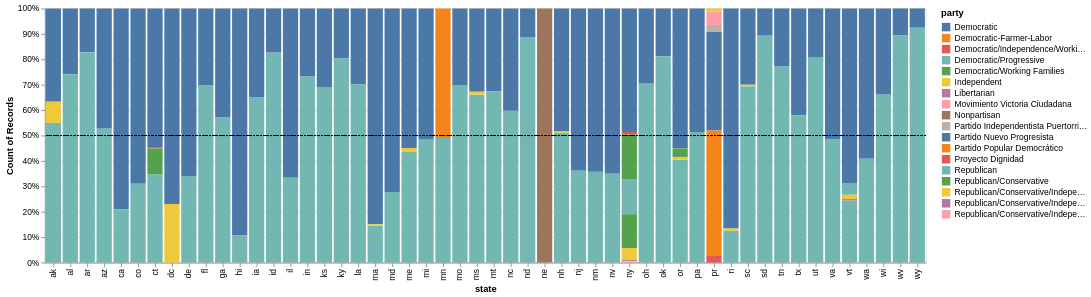

The cell this chart's notebook holds for it:
### Markdown cell above
## Part 2: Party Breakdown

We'll now take a look at party control. We can start with essentially the same chart.

### 2.0 - Party Control

Copy your code from 1.2 above & modify it to use party instead of gender.  Your graph will wind up with too many parties, see `imgs/ex2.0.png`.

### Code cell
def party_control_raw(df):
    # Chart base
    chart = (
        alt.Chart(df)
        .mark_bar()
        .encode(
            x="state",
            y=alt.Y("count(party)").stack("normalize"),
            color=alt.Color("party"),
        )
    )

    # Adding a horizontal line
    rule = (
        alt.Chart(df)
        .mark_rule(strokeDash=[2, 2])
        .encode(y=alt.datum(0.5), color=alt.value("black"))
    )

    # Print chart
    chart + rule
    return chart + rule

# render chart
party_control_raw(legislators_df())

### Figure 1 — Vega specification as saved in the notebook (floating-point values rounded to 4 significant figures; data arrays with more than 128 entries replaced by an {"elided": "..."} marker saying what was removed)
{"$schema": "https://vega.github.io/schema/vega/v5.json", "data": [{"name": "source_0", "values": {"elided": "7435 records"}}, {"name": "data_0", "values": [{"__count_end": 0.2308, "__count_start": 0.0, "party": "Independent", "state": "dc"}, {"__count_end": 1.0, "__count_start": 0.2308, "party": "Democratic", "state": "dc"}, {"__count_end": 0.55, "__count_start": 0.0, "party": "Republican", "state": "ak"}, {"__count_end": 1.0, "__count_start": 0.6333, "party": "Democratic", "state": "ak"}, {"__count_end": 0.6333, "__count_start": 0.55, "party": "Independent", "state": "ak"}, {"__count_end": 1.0, "__count_start": 0.741, "party": "Democratic", "state": "al"}, {"__count_end": 0.741, "__count_start": 0.0, "party": "Republican", "state": "al"}, {"__count_end": 1.0, "__count_start": 0.8271, "party": "Democratic", "state": "ar"}, {"__count_end": 0.8271, "__count_start": 0.0, "party": "Republican", "state": "ar"}, {"__count_end": 0.5281, "__count_start": 0.0, "party": "Republican", "state": "az"}, {"__count_end": 1.0, "__count_start": 0.5281, "party": "Democratic", "state": "az"}, {"__count_end": 1.0, "__count_start": 0.2101, "party": "Democratic", "state": "ca"}, {"__count_end": 0.2101, "__count_start": 0.0, "party": "Republican", "state": "ca"}, {"__count_end": 1.0, "__count_start": 0.31, "party": "Democratic", "state": "co"}, {"__count_end": 0.31, "__count_start": 0.0, "party": "Republican", "state": "co"}, {"__count_end": 0.3476, "__count_start": 0.0, "party": "Republican", "state": "ct"}, {"__count_end": 1.0, "__count_start": 0.4545, "party": "Democratic", "state": "ct"}, {"__count_end": 0.4492, "__count_start": 0.3476, "party": "Democratic/Working Families", "state": "ct"}, {"__count_end": 0.4545, "__count_start": 0.4492, "party": "Democratic/Independence/Working Families", "state": "ct"}, {"__count_end": 0.3387, "__count_start": 0.0, "party": "Republican", "state": "de"}, {"__count_end": 1.0, "__count_start": 0.3387, "party": "Democratic", "state": "de"}, {"__count_end": 0.6981, "__count_start": 0.0, "party": "Republican", "state": "fl"}, {"__count_end": 1.0, "__count_start": 0.6981, "party": "Democratic", "state": "fl"}, {"__count_end": 0.572, "__count_start": 0.0, "party": "Republican", "state": "ga"}, {"__count_end": 1.0, "__count_start": 0.572, "party": "Democratic", "state": "ga"}, {"__count_end": 1.0, "__count_start": 0.1067, "party": "Democratic", "state": "hi"}, {"__count_end": 0.1067, "__count_start": 0.0, "party": "Republican", "state": "hi"}, {"__count_end": 0.651, "__count_start": 0.0, "party": "Republican", "state": "ia"}, {"__count_end": 1.0, "__count_start": 0.651, "party": "Democratic", "state": "ia"}, {"__count_end": 0.8269, "__count_start": 0.0, "party": "Republican", "state": "id"}, {"__count_end": 1.0, "__count_start": 0.8269, "party": "Democratic", "state": "id"}, {"__count_end": 1.0, "__count_start": 0.3333, "party": "Democratic", "state": "il"}, {"__count_end": 0.3333, "__count_start": 0.0, "party": "Republican", "state": "il"}, {"__count_end": 0.7333, "__count_start": 0.0, "party": "Republican", "state": "in"}, {"__count_end": 1.0, "__count_start": 0.7333, "party": "Democratic", "state": "in"}, {"__count_end": 1.0, "__count_start": 0.6909, "party": "Democratic", "state": "ks"}, {"__count_end": 0.6909, "__count_start": 0.0, "party": "Republican", "state": "ks"}, {"__count_end": 0.8043, "__count_start": 0.0, "party": "Republican", "state": "ky"}, {"__count_end": 1.0, "__count_start": 0.8043, "party": "Democratic", "state": "ky"}, {"__count_end": 1.0, "__count_start": 0.7014, "party": "Democratic", "state": "la"}, {"__count_end": 0.7014, "__count_start": 0.0, "party": "Republican", "state": "la"}, {"__count_end": 1.0, "__count_start": 0.1508, "party": "Democratic", "state": "ma"}, {"__count_end": 0.1457, "__count_start": 0.0, "party": "Republican", "state": "ma"}, {"__count_end": 0.1508, "__count_start": 0.1457, "party": "Independent", "state": "ma"}, {"__count_end": 0.2781, "__count_start": 0.0, "party": "Republican", "state": "md"}, {"__count_end": 1.0, "__count_start": 0.2781, "party": "Democratic", "state": "md"}, {"__count_end": 1.0, "__count_start": 0.4511, "party": "Democratic", "state": "me"}, {"__count_end": 0.4348, "__count_start": 0.0, "party": "Republican", "state": "me"}, {"__count_end": 0.4511, "__count_start": 0.4348, "party": "Independent", "state": "me"}, {"__count_end": 1.0, "__count_start": 0.4865, "party": "Democratic", "state": "mi"}, {"__count_end": 0.4865, "__count_start": 0.0, "party": "Republican", "state": "mi"}, {"__count_end": 1.0, "__count_start": 0.4899, "party": "Democratic-Farmer-Labor", "state": "mn"}, {"__count_end": 0.4899, "__count_start": 0.0, "party": "Republican", "state": "mn"}, {"__count_end": 0.6979, "__count_start": 0.0, "party": "Republican", "state": "mo"}, {"__count_end": 1.0, "__count_start": 0.6979, "party": "Democratic", "state": "mo"}, {"__count_end": 0.6609, "__count_start": 0.0, "party": "Republican", "state": "ms"}, {"__count_end": 1.0, "__count_start": 0.6724, "party": "Democratic", "state": "ms"}, {"__count_end": 0.6724, "__count_start": 0.6609, "party": "Independent", "state": "ms"}, {"__count_end": 1.0, "__count_start": 0.6733, "party": "Democratic", "state": "mt"}, {"__count_end": 0.6733, "__count_start": 0.0, "party": "Republican", "state": "mt"}, {"__count_end": 0.5976, "__count_start": 0.0, "party": "Republican", "state": "nc"}, {"__count_end": 1.0, "__count_start": 0.5976, "party": "Democratic", "state": "nc"}, {"__count_end": 0.8865, "__count_start": 0.0, "party": "Republican", "state": "nd"}, {"__count_end": 1.0, "__count_start": 0.8865, "party": "Democratic", "state": "nd"}, {"__count_end": 1.0, "__count_start": 0.0, "party": "Nonpartisan", "state": "ne"}, {"__count_end": 1.0, "__count_start": 0.5155, "party": "Democratic", "state": "nh"}, {"__count_end": 0.5107, "__count_start": 0.0, "party": "Republican", "state": "nh"}, {"__count_end": 0.5155, "__count_start": 0.5107, "party": "Independent", "state": "nh"}, {"__count_end": 1.0, "__count_start": 0.3613, "party": "Democratic", "state": "nj"}, {"__count_end": 0.3613, "__count_start": 0.0, "party": "Republican", "state": "nj"}, {"__count_end": 0.3571, "__count_start": 0.0, "party": "Republican", "state": "nm"}, {"__count_end": 1.0, "__count_start": 0.3571, "party": "Democratic", "state": "nm"}, {"__count_end": 1.0, "__count_start": 0.35, "party": "Democratic", "state": "nv"}, {"__count_end": 0.35, "__count_start": 0.0, "party": "Republican", "state": "nv"}, {"__count_end": 0.1905, "__count_start": 0.05714, "party": "Republican/Conservative", "state": "ny"}, {"__count_end": 1.0, "__count_start": 0.5143, "party": "Democratic", "state": "ny"}, {"__count_end": 0.3286, "__count_start": 0.1905, "party": "Republican", "state": "ny"}, {"__count_end": 0.5048, "__count_start": 0.3286, "party": "Democratic/Working Families", "state": "ny"}, {"__count_end": 0.05714, "__count_start": 0.009524, "party": "Republican/Conservative/Independence", "state": "ny"}, {"__count_end": 0.009524, "__count_start": 0.004762, "party": "Republican/Conservative/Independence/Libertarian", "state": "ny"}, {"__count_end": 0.5143, "__count_start": 0.5048, "party": "Democratic/Independence/Working Families", "state": "ny"}, {"__count_end": 0.004762, "__count_start": 0.0, "party": "Republican/Conservative/Independence/Reform", "state": "ny"}, {"__count_end": 0.7045, "__count_start": 0.0, "party": "Republican", "state": "oh"}, {"__count_end": 1.0, "__count_start": 0.7045, "party": "Democratic", "state": "oh"}, {"__count_end": 1.0, "__count_start": 0.8121, "party": "Democratic", "state": "ok"}, {"__count_end": 0.8121, "__count_start": 0.0, "party": "Republican", "state": "ok"}, {"__count_end": 0.4045, "__count_start": 0.0, "party": "Republican", "state": "or"}, {"__count_end": 1.0, "__count_start": 0.4494, "party": "Democratic", "state": "or"}, {"__count_end": 0.4157, "__count_start": 0.4045, "party": "Independent", "state": "or"}, {"__count_end": 0.4494, "__count_start": 0.4157, "party": "Democratic/Working Families", "state": "or"}, {"__count_end": 0.5139, "__count_start": 0.0, "party": "Republican", "state": "pa"}, {"__count_end": 1.0, "__count_start": 0.5139, "party": "Democratic", "state": "pa"}, {"__count_end": 1.0, "__count_start": 0.1339, "party": "Democratic", "state": "ri"}, {"__count_end": 0.125, "__count_start": 0.0, "party": "Republican", "state": "ri"}, {"__count_end": 0.1339, "__count_start": 0.125, "party": "Independent", "state": "ri"}, {"__count_end": 0.6941, "__count_start": 0.0, "party": "Republican", "state": "sc"}, {"__count_end": 1.0, "__count_start": 0.7, "party": "Democratic", "state": "sc"}, {"__count_end": 0.7, "__count_start": 0.6941, "party": "Independent", "state": "sc"}, {"__count_end": 0.8952, "__count_start": 0.0, "party": "Republican", "state": "sd"}, {"__count_end": 1.0, "__count_start": 0.8952, "party": "Democratic", "state": "sd"}, {"__count_end": 0.7727, "__count_start": 0.0, "party": "Republican", "state": "tn"}, {"__count_end": 1.0, "__count_start": 0.7727, "party": "Democratic", "state": "tn"}, {"__count_end": 1.0, "__count_start": 0.5801, "party": "Democratic", "state": "tx"}, {"__count_end": 0.5801, "__count_start": 0.0, "party": "Republican", "state": "tx"}, {"__count_end": 0.8077, "__count_start": 0.0, "party": "Republican", "state": "ut"}, {"__count_end": 1.0, "__count_start": 0.8077, "party": "Democratic", "state": "ut"}, {"__count_end": 0.4857, "__count_start": 0.0, "party": "Republican", "state": "va"}, {"__count_end": 1.0, "__count_start": 0.4857, "party": "Democratic", "state": "va"}, {"__count_end": 0.2444, "__count_start": 0.0, "party": "Republican", "state": "vt"}, {"__count_end": 0.3111, "__count_start": 0.2667, "party": "Democratic/Progressive", "state": "vt"}, {"__count_end": 1.0, "__count_start": 0.3111, "party": "Democratic", "state": "vt"}, {"__count_end": 0.25, "__count_start": 0.2444, "party": "Libertarian", "state": "vt"}, {"__count_end": 0.2667, "__count_start": 0.25, "party": "Independent", "state": "vt"}, {"__count_end": 1.0, "__count_start": 0.4082, "party": "Democratic", "state": "wa"}, {"__count_end": 0.4082, "__count_start": 0.0, "party": "Republican", "state": "wa"}, {"__count_end": 0.6615, "__count_start": 0.0, "party": "Republican", "state": "wi"}, {"__count_end": 1.0, "__count_start": 0.6615, "party": "Democratic", "state": "wi"}, {"__count_end": 0.8947, "__count_start": 0.0, "party": "Republican", "state": "wv"}, {"__count_end": 1.0, "__count_start": 0.8947, "party": "Democratic", "state": "wv"}, {"__count_end": 0.9247, "__count_start": 0.0, "party": "Republican", "state": "wy"}, {"__count_end": 1.0, "__count_start": 0.9247, "party": "Democratic", "state": "wy"}, {"__count_end": 0.9091, "__count_start": 0.5195, "party": "Partido Nuevo Progresista", "state": "pr"}, {"__count_end": 0.987, "__count_start": 0.9351, "party": "Movimiento Victoria Ciudadana", "state": "pr"}, {"__count_end": 0.5195, "__count_start": 0.02597, "party": "Partido Popular Democrático", "state": "pr"}, {"__count_end": 0.9351, "__count_start": 0.9091, "party": "Partido Independentista Puertorriqueño", "state": "pr"}, {"__count_end": 1.0, "__count_start": 0.987, "party": "Independent", "state": "pr"}, {"__count_end": 0.02597, "__count_start": 0.0, "party": "Proyecto Dignidad", "state": "pr"}]}, {"name": "data_0_x_domain_state", "values": [{"state": "dc"}, {"state": "ak"}, {"state": "al"}, {"state": "ar"}, {"state": "az"}, {"state": "ca"}, {"state": "co"}, {"state": "ct"}, {"state": "de"}, {"state": "fl"}, {"state": "ga"}, {"state": "hi"}, {"state": "ia"}, {"state": "id"}, {"state": "il"}, {"state": "in"}, {"state": "ks"}, {"state": "ky"}, {"state": "la"}, {"state": "ma"}, {"state": "md"}, {"state": "me"}, {"state": "mi"}, {"state": "mn"}, {"state": "mo"}, {"state": "ms"}, {"state": "mt"}, {"state": "nc"}, {"state": "nd"}, {"state": "ne"}, {"state": "nh"}, {"state": "nj"}, {"state": "nm"}, {"state": "nv"}, {"state": "ny"}, {"state": "oh"}, {"state": "ok"}, {"state": "or"}, {"state": "pa"}, {"state": "ri"}, {"state": "sc"}, {"state": "sd"}, {"state": "tn"}, {"state": "tx"}, {"state": "ut"}, {"state": "va"}, {"state": "vt"}, {"state": "wa"}, {"state": "wi"}, {"state": "wv"}, {"state": "wy"}, {"state": "pr"}]}, {"name": "data_0_color_domain_party", "values": [{"party": "Independent"}, {"party": "Democratic"}, {"party": "Republican"}, {"party": "Democratic/Working Families"}, {"party": "Democratic/Independence/Working Families"}, {"party": "Democratic-Farmer-Labor"}, {"party": "Nonpartisan"}, {"party": "Republican/Conservative"}, {"party": "Republican/Conservative/Independence"}, {"party": "Republican/Conservative/Independence/Libertarian"}, {"party": "Republican/Conservative/Independence/Reform"}, {"party": "Democratic/Progressive"}, {"party": "Libertarian"}, {"party": "Partido Nuevo Progresista"}, {"party": "Movimiento Victoria Ciudadana"}, {"party": "Partido Popular Democrático"}, {"party": "Partido Independentista Puertorriqueño"}, {"party": "Proyecto Dignidad"}]}], "signals": [{"name": "x_step", "value": 20}, {"name": "width", "update": "bandspace(domain('x').length, 0.1, 0.05) * x_step"}], "marks": [{"type": "rect", "name": "layer_0_marks", "from": {"data": "data_0"}, "encode": {"update": {"fill": {"field": "party", "scale": "color"}, "x": {"field": "state", "scale": "x"}, "width": {"signal": "max(0.25, bandwidth('x'))"}, "y": {"field": "__count_end", "scale": "y"}, "y2": {"field": "__count_start", "scale": "y"}}}, "style": ["bar"]}, {"type": "rule", "name": "layer_1_marks", "from": {"data": "source_0"}, "encode": {"update": {"stroke": {"value": "black"}, "x2": {"value": 0}, "y": {"value": 0.5, "scale": "y"}, "x": {"field": {"signal": null, "datum": null, "group": "width", "parent": null}}, "strokeDash": {"value": [2, 2]}}}, "style": ["rule"]}], "scales": [{"name": "x", "type": "band", "domain": {"data": "data_0_x_domain_state", "field": "state", "sort": true}, "range": {"step": {"signal": "x_step"}}, "paddingInner": 0.1, "paddingOuter": 0.05}, {"name": "y", "type": "linear", "domain": {"fields": [[0, 1], [0.5]]}, "range": [{"signal": "height"}, 0], "nice": true, "zero": true}, {"name": "color", "type": "ordinal", "domain": {"data": "data_0_color_domain_party", "field": "party", "sort": true}, "range": "category"}], "axes": [{"scale": "y", "tickCount": {"signal": "ceil(height/40)"}, "gridScale": "x", "domain": false, "grid": true, "aria": false, "orient": "left", "ticks": false, "minExtent": 0, "labels": false, "zindex": 0, "maxExtent": 0}, {"scale": "x", "orient": "bottom", "labelAngle": 270, "grid": false, "title": "state", "zindex": 0, "labelBaseline": "middle", "labelAlign": "right"}, {"scale": "y", "grid": false, "zindex": 0, "orient": "left", "labelOverlap": true, "format": ".0%", "title": "Count of Records", "tickCount": {"signal": "ceil(height/40)"}}], "background": "white", "legends": [{"fill": "color", "symbolType": "square", "title": "party"}], "style": "cell", "height": 300, "padding": 5}
